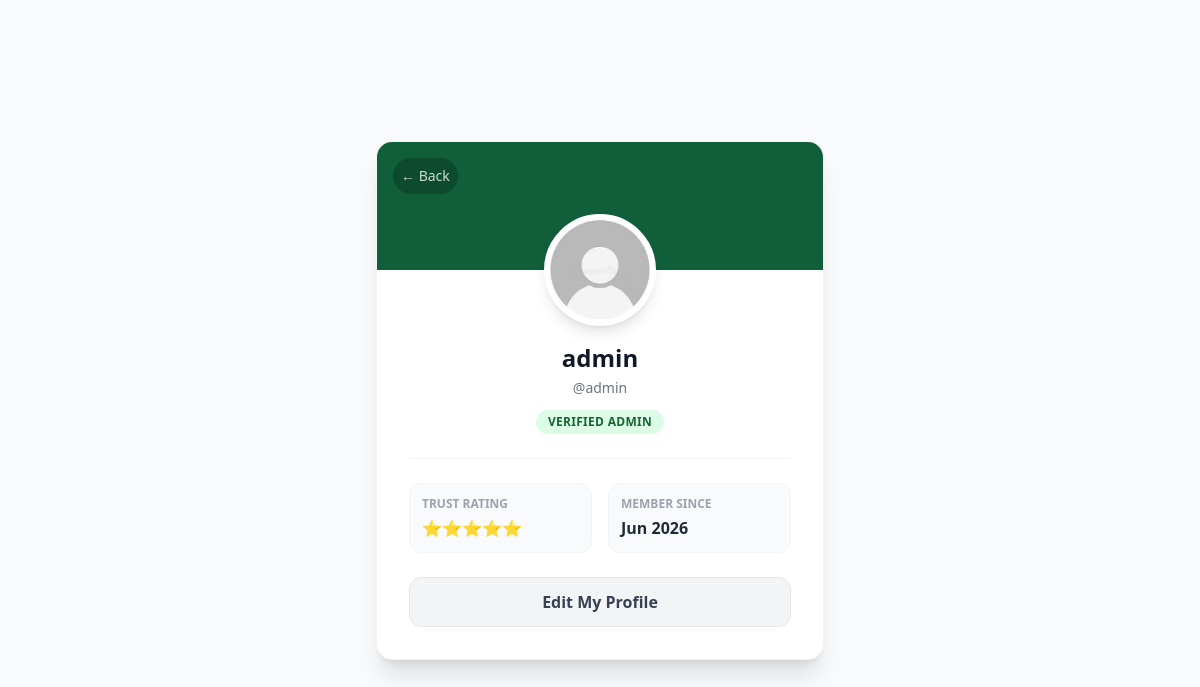
The app's page /cmpis/view_profile.php?id=1 (signed in) with its own data.
### tables this page shows
CREATE TABLE `users` (
  `id` int(11) NOT NULL,
  `fullname` varchar(100) NOT NULL,
  `username` varchar(50) NOT NULL,
  `password` varchar(255) NOT NULL,
  `phone_number` varchar(20) DEFAULT NULL,
  `profile_pic` varchar(255) DEFAULT 'default.png',
  `role` enum('Admin','Trader','Farmer') NOT NULL DEFAULT 'Farmer',
  `created_at` timestamp NOT NULL DEFAULT current_timestamp()
);

### cmpis/view_profile.php (the view, shortened to what this page needs)
<?php
require_once 'config/db.php';
$currentUserId = $_SESSION['user_id'];
$targetUserId = isset($_GET['id']) ? (int)$_GET['id'] : 0;
$stmt = $pdo->prepare("SELECT id, fullname, username, role, phone_number, profile_pic, created_at FROM users WHERE id = :id");
$stmt->execute(['id' => $targetUserId]);
$targetUser = $stmt->fetch(PDO::FETCH_ASSOC);
?>
<!DOCTYPE html>
<html lang="en">
<head>
    <script src="https://cdn.tailwindcss.com"></script>
</head>
<body class="bg-gray-50 font-sans antialiased flex min-h-screen items-center justify-center p-4">
    <div class="w-full max-w-md bg-white rounded-2xl shadow-xl overflow-hidden border border-gray-100">
        <div class="h-32 bg-okene-green relative">
            <a href="dashboard.php" class="absolute top-4 left-4 text-white/80 hover:text-white bg-black/20 p-2 rounded-full backdrop-blur-sm transition-all text-sm font-medium flex items-center space-x-1">
                <span>← Back</span>
            </a>
        </div>
        <div class="px-8 pb-8 relative text-center">
            <div class="w-28 h-28 mx-auto -mt-14 bg-white rounded-full border-4 border-white shadow-lg overflow-hidden flex items-center justify-center">
                <img src="uploads/<?php echo htmlspecialchars($targetUser['profile_pic'] ?? 'default.png'); ?>"
                     onerror="this.src='https://ui-avatars.com/api/?name=<?php echo urlencode($targetUser['fullname']); ?>&background=115e3b&color=fff&size=128'"
                     class="w-full h-full object-cover">
            </div>
            <div class="mt-4">
                <h2 class="text-2xl font-bold text-gray-900"><?php echo htmlspecialchars($targetUser['fullname']); ?></h2>
                <p class="text-gray-500 text-sm mt-1">@<?php echo htmlspecialchars($targetUser['username']); ?></p>
                <div class="mt-3 inline-block bg-green-100 text-green-800 text-xs px-3 py-1 rounded-full font-bold uppercase tracking-wide">
                    Verified <?php echo htmlspecialchars($targetUser['role']); ?>
                </div>
            </div>
            <div class="mt-6 border-t border-gray-100 pt-6 grid grid-cols-2 gap-4 text-left">
                <div class="bg-gray-50 p-3 rounded-xl border border-gray-100">
                    <p class="text-xs text-gray-400 font-semibold uppercase">Trust Rating</p>
                    <p class="font-bold text-gray-800 flex items-center space-x-1 mt-1">
                        <span class="text-yellow-400">⭐⭐⭐⭐⭐</span>
                    </p>
                </div>
                <div class="bg-gray-50 p-3 rounded-xl border border-gray-100">
                    <p class="text-xs text-gray-400 font-semibold uppercase">Member Since</p>
                    <p class="font-bold text-gray-800 mt-1"><?php echo date('M Y', strtotime($targetUser['created_at'])); ?></p>
                </div>
            </div>
            <div class="mt-6 space-y-3">
                <?php if ($currentUserId !== $targetUserId): ?>
                    <a href="chat.php?user_id=<?php echo $targetUser['id']; ?>" class="w-full flex items-center justify-center space-x-2 bg-okene-green hover:bg-green-800 text-white font-semibold py-3 rounded-xl transition-all shadow-md hover:shadow-lg">
                        <span>💬</span>
                        <span>Send Direct Message</span>
                    </a>
                <?php else: ?>
                    <a href="profile.php" class="w-full flex items-center justify-center bg-gray-100 hover:bg-gray-200 text-gray-700 font-semibold py-3 rounded-xl transition-all border border-gray-200">
                        Edit My Profile
                    </a>
                <?php endif; ?>
            </div>
        </div>
    </div>
</body>
</html>

### records on screen
users: profile_pic (placeholder picture), fullname "admin", username "admin", role "ADMIN", created_at "Jun 2026"
